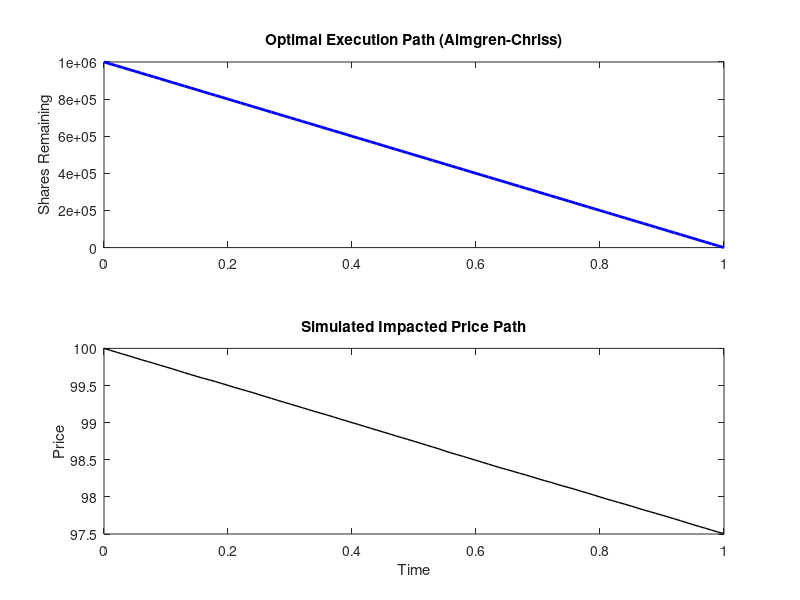

Recreate this plot in MATLAB.
% Stochastic Control for Optimal Execution (Almgren_Chriss_Model)
% BuyPolar Capital - Stochastic Control Module (MATLAB)

%% Parameters
T = 1;             % total time (1 day)
N = 100;           % number of time steps
dt = T / N;
t = linspace(0, T, N+1);

X0 = 1e6;          % initial shares to execute
eta = 2e-6;        % temporary impact parameter
gamma_val = 2.5e-6;    % permanent impact parameter
sigma = 0.01;      % volatility of asset price
lambda = 1e-6;     % risk aversion coefficient

%% Optimal trading trajectory
kappa = sqrt(lambda * sigma^2 / eta);
x_star = zeros(N+1,1);

for i = 1:N+1
    tau = T - t(i);
    x_star(i) = X0 * sinh(kappa * tau) / sinh(kappa * T);
end

v_star = -diff(x_star) / dt;  % trading speed per interval

%% Simulate affected price path
rng(42);
P0 = 100;
price = zeros(N+1,1);
price(1) = P0;

for i = 2:N+1
    dP = sigma * sqrt(dt) * randn;
    price(i) = price(i-1) + dP - gamma_val * (x_star(i-1) - x_star(i));
end

%% Plot
if ~exist('plots', 'dir')
    mkdir('plots');
end

figure;
subplot(2,1,1);
plot(t, x_star, 'b-', 'LineWidth', 2);
title('Optimal Execution Path (Almgren-Chriss)'); ylabel('Shares Remaining');

subplot(2,1,2);
plot(t, price, 'k-', 'LineWidth', 1);
title('Simulated Impacted Price Path'); ylabel('Price'); xlabel('Time');

print(gcf, fullfile('plots','stochastic_control_execution'), '-dpdf');

disp('Stochastic control execution model complete.');